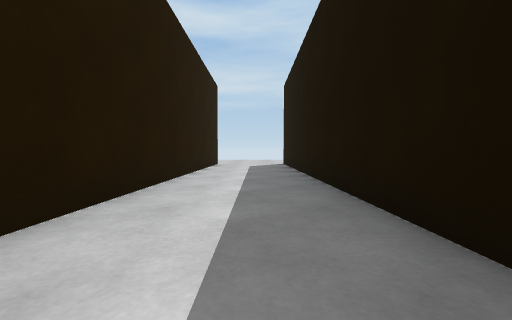
View 1 (above)

19 first-person views from a walk through a 3-D level made in the Unity game engine. The camera is 0.59 m above the floor, tilts 2° down and sees 90° across. Doors are open. The floor is counted in squares, 1 m on a side. Each view is taken from the middle of a square. On the plan, view 1 faces up. The plan holds only what a view shows up to about 9 squares ahead; the rest is blank. The place goes on beyond the plan. The player is left out. Surface patterns are stand-ins for the level's own textures.

View 2
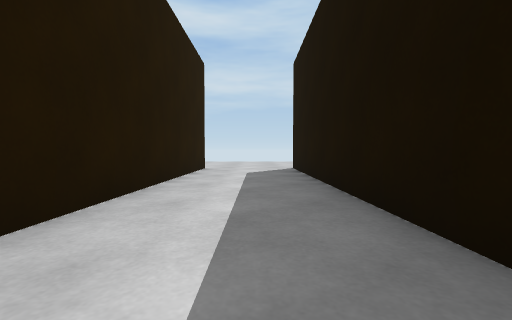

View 3
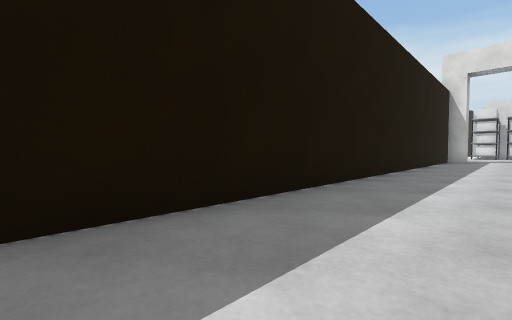

View 4
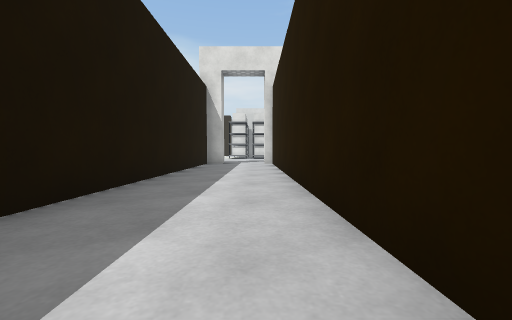

View 5
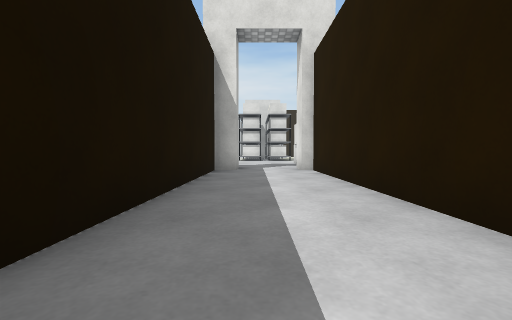

View 6
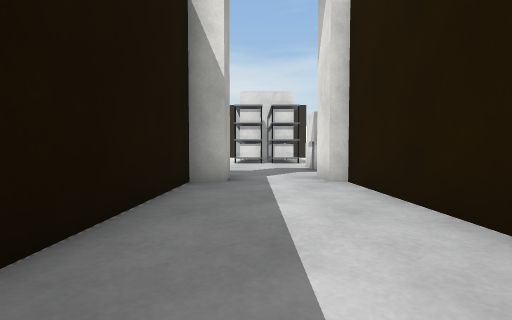

View 7
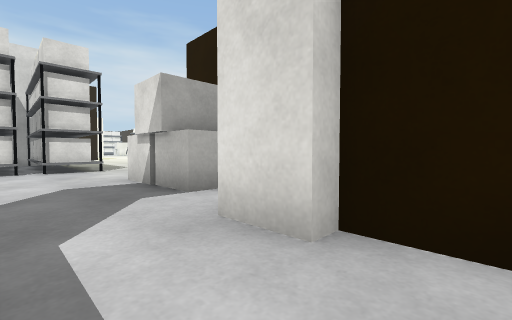

View 8
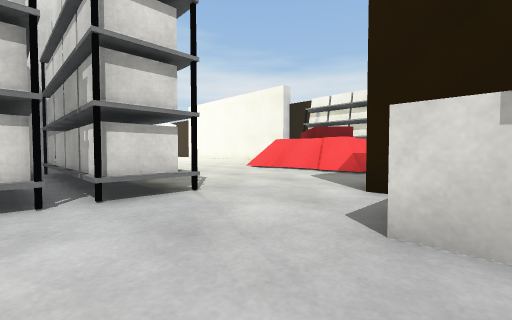

View 9
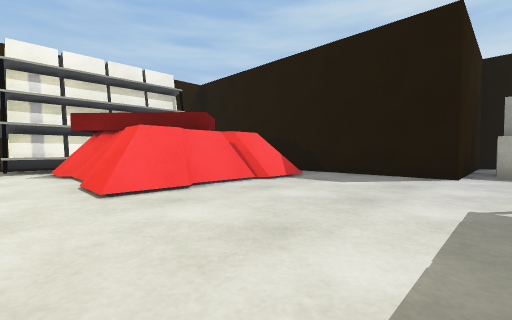

View 10
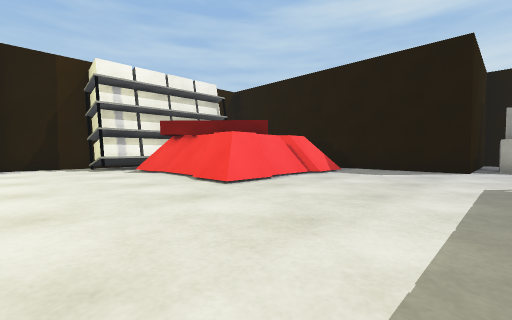

View 11
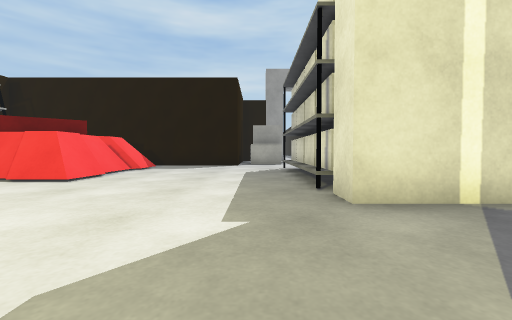

View 12
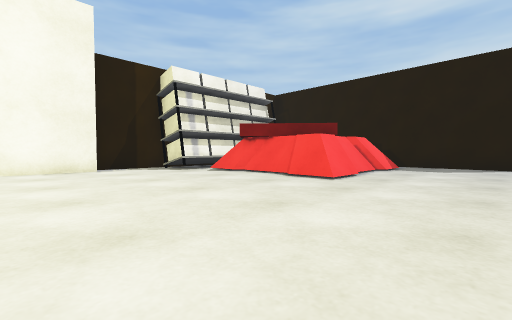

View 13
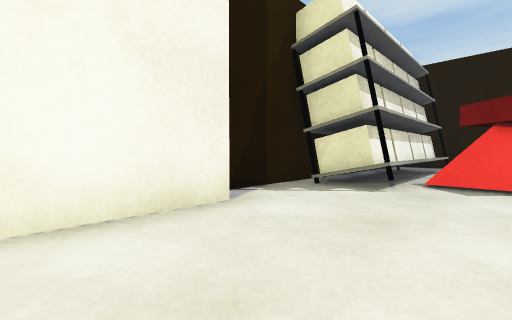

View 14
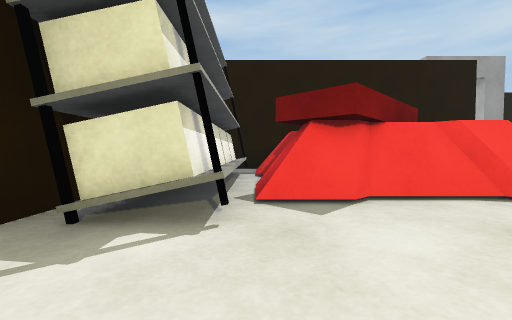

View 15
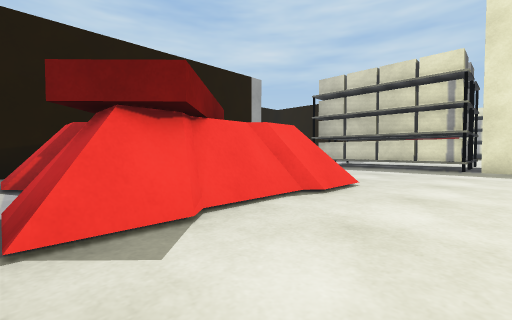

View 16
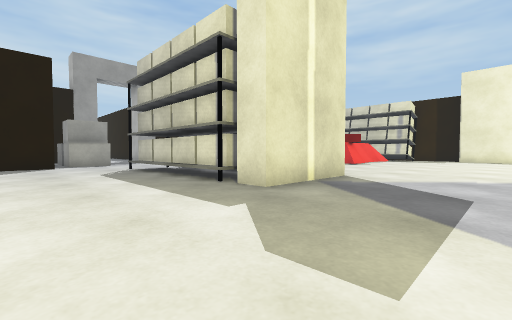

View 17
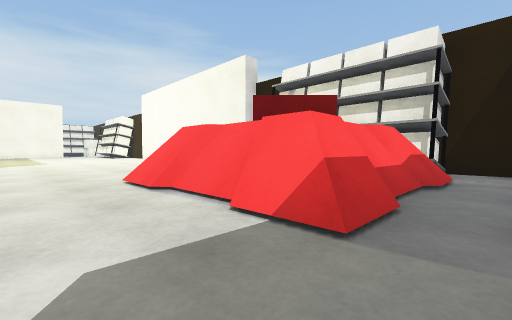

View 18
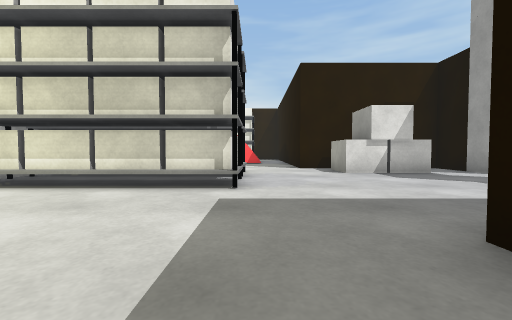

View 19
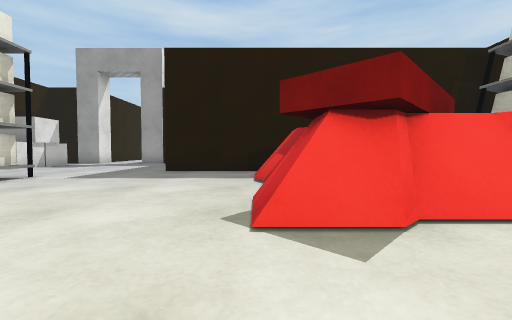

### Floor plan
Points are (right, up) in squares from view 1. A wall is a line through its corners. A room is listed if a view was taken in it or the views show most of it. See-through windows are left out.
Room 1 (views 1, 2, 3, 4, 5, 6, 7)
walls: (-1.8, -1.8) (-1.8, -12.9) (-1.4, -12.9) (-1.4, -13.8); (-1.8, 11.5) (-1.8, 1.8); (0.6, -13.8) (0.6, -12.9) (1.3, -12.9) (1.3, 11.5)
ways out: open door at (-0.5, -14) to room 2
Room 2 (views 8, 9, 10, 11, 12, 13, 14, 15, 16, 17, 18, 19)
walls: (-1, -25.4) (-0.5, -25.4); (0.9, -26.2) (-1.9, -26.2) (-1.9, -25.5); (6.9, -18.5) (3.2, -18.5); (-1.4, -13.8) (-3.7, -13.8) (-3.7, -18.5) (-6.5, -18.5); (-9.4, -18.5) (-12.2, -18.5); (-12.4, -27) (-12.4, -29.1); (-13, -23.5) (-13, -27); (-13, -18.9) (-13, -20.5)
ways out: open door at (-0.5, -14) to room 1; opening at (-8, -19) to room 3
objects: shelf (-12, -25) to (-11, -20); other object (-10, -24) to (-7, -20); box (-3, -17) to (-2, -16); shelf (-2, -25) to (-1, -21); shelf (0, -25) to (1, -21); other object (6, -24) to (9, -22); other object (6, -21) to (7, -20); shelf (11, -21) to (12, -20)
Room 3 (no view inside)
walls: (-6.5, -18.5) (-9.4, -18.5)
ways out: opening at (-8, -19) to room 2

Positions as (right, up) in squares from view 1, and headings:
1: (0, 0), facing up
2: (0, 3), facing up
3: (-1, 3), facing down-right
4: (-1, -1), facing down
5: (0, -5), facing down
6: (0, -8), facing down
7: (0, -12), facing down-left
8: (0, -17), facing down-left
9: (-3, -25), facing up-left
10: (-3, -27), facing up-left
11: (-3, -29), facing up
12: (-4, -29), facing up-left
13: (-10, -29), facing up-left
14: (-11, -27), facing up
15: (-11, -26), facing up-right
16: (-5, -29), facing up-right
17: (-5, -19), facing down-left
18: (5, -20), facing left
19: (6, -26), facing up
